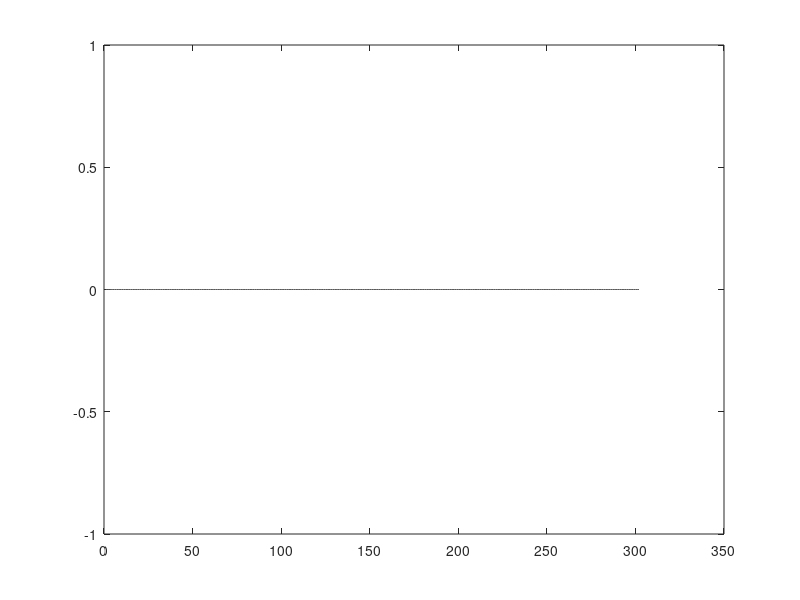

Recreate this plot in MATLAB. (Note: this script raises an error after producing the figure.)
% Code dispersion.m	Courtesy: Debesh Bhatta
% the software describes pulse propagation in free space in one-dimension
% we study the effect of numerical dispersion on pulse shape by changing the value of alpha.
% provision for Gaussian and rectangular pulse shapes
% instability of the solution process may be checked by using alpha>1.

clc
clear
close all
clf

%specify the number of time steps over which the simulations may be performed
tend=600; 		%value of nmax
alpha=1; 		%specify alpha
mu0=4*pi*1e-7;   eps0=8.854e-12;
c=1/sqrt(mu0*eps0);
dx=1.5e-3;	 	%specify space resolution dx in meter
dt = alpha*dx/c;  	% compute time step dt
 
% compute the number of nodes. The upper limit is determined by tendXalpha
spc_end=300;
spc_indx=0:spc_end+1; 

e=zeros(length(spc_indx),1); h=e; ep=e; hp=h;     	%initialize previous values of e and h

hndl=plot(e);   			% get the handle to the plot
set(hndl,'EraseMode','xor') 
tic
for n = 1:tend      			%simulate over the time interval
    for i=1:length(spc_indx)-1   	%simulate over the nodes
        h(i)=hp(i)-dt*(e(i+1)-e(i))/(mu0*dx);	 % curl e = -del b/ del t;
    end
                    
    h(i+1)=hp(i)+((alpha-1)/(alpha+1))*(h(i)-hp(i+1)); % ABC for right boundary
    
    for i=2:length(spc_indx)-1  	 %simulate over the nodes
        e(i)=ep(i)-dt*(h(i)-h(i-1))/(eps0*dx);  % curl b = mu*epsilon*del e/ del t;
    end
   
	e(i+1)=ep(i)+((alpha-1)/(alpha+1))*(e(i)-ep(i+1)); 	% ABC for right boundary
    e(1)=ep(2)+((alpha-1)/(alpha+1))*(e(2)-ep(1)); 	% ABC for left boundary
        
    %%%%%%%%%%% Excitation of grid
    pwidth=500e-12; 		%specify pulsewidth in sec
    if n*dt <= pwidth 		%select this and next statement for rectangular pulse
        e(1) = 1;  			
%         if n*dt < pwidth*1.1     %select this and the next statement for Gaussian pulse
%             e(1)= exp(-((n*dt-pwidth/2)/(pwidth/4))^2);
%         end
    else
       e(1)=0;
    end
%     e1(1)=e(1);
    %%%%%%%%%%%%%%%%%%%%%%%%%%%%%%%%%%%%%%%%%
    hp=h;ep=e;  	%store the previous values in appropriate vectors         
    drawnow;           	%refresh data and plot the current condition of the pulse
    set(hndl,'YData',(e));

%specify the time instants at which the propagating pulse is to be displayed
     if n==50 || n==150 || n==250 || n==350 || n== 480 || n==600 
         figure;
         plot(e);
        xlabel('node number');
    	ylabel('amplitude');
     end
end
toc
